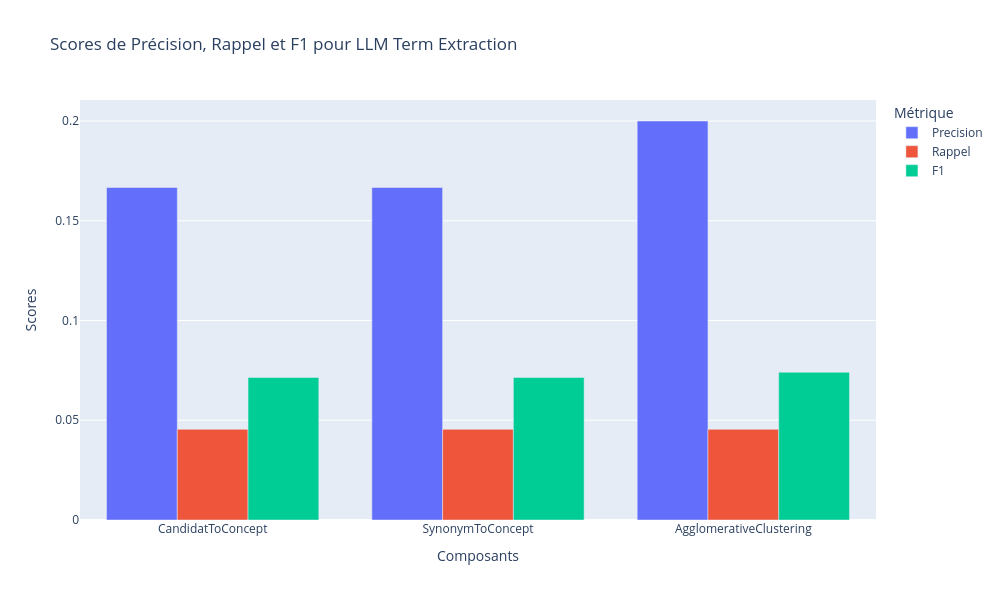

This figure's notebook cell:
### Code cell
create_bar_chart("LLM Term Extraction", pipelines_scores)

### Figure 1 — Plotly figure (JSON) as saved in the notebook; plotly's stock layout.template omitted (floating-point values rounded to 4 significant figures)
{"data": [{"alignmentgroup": "True", "hovertemplate": "Métrique=Precision<br>Composant=%{x}<br>Score=%{y}<extra></extra>", "legendgroup": "Precision", "marker": {"color": "#636efa", "pattern": {"shape": ""}}, "name": "Precision", "offsetgroup": "Precision", "orientation": "v", "showlegend": true, "textposition": "auto", "type": "bar", "x": ["CandidatToConcept", "SynonymToConcept", "AgglomerativeClustering"], "xaxis": "x", "y": [0.1667, 0.1667, 0.2], "yaxis": "y"}, {"alignmentgroup": "True", "hovertemplate": "Métrique=Rappel<br>Composant=%{x}<br>Score=%{y}<extra></extra>", "legendgroup": "Rappel", "marker": {"color": "#EF553B", "pattern": {"shape": ""}}, "name": "Rappel", "offsetgroup": "Rappel", "orientation": "v", "showlegend": true, "textposition": "auto", "type": "bar", "x": ["CandidatToConcept", "SynonymToConcept", "AgglomerativeClustering"], "xaxis": "x", "y": [0.04545, 0.04545, 0.04545], "yaxis": "y"}, {"alignmentgroup": "True", "hovertemplate": "Métrique=F1<br>Composant=%{x}<br>Score=%{y}<extra></extra>", "legendgroup": "F1", "marker": {"color": "#00cc96", "pattern": {"shape": ""}}, "name": "F1", "offsetgroup": "F1", "orientation": "v", "showlegend": true, "textposition": "auto", "type": "bar", "x": ["CandidatToConcept", "SynonymToConcept", "AgglomerativeClustering"], "xaxis": "x", "y": [0.07143, 0.07143, 0.07407], "yaxis": "y"}], "layout": {"barmode": "group", "height": 600, "legend": {"title": {"text": "Métrique"}, "tracegroupgap": 0}, "title": {"text": "Scores de Précision, Rappel et F1 pour LLM Term Extraction"}, "width": 1000, "xaxis": {"anchor": "y", "domain": [0, 1], "title": {"text": "Composants"}}, "yaxis": {"anchor": "x", "domain": [0, 1], "title": {"text": "Scores"}}}}
